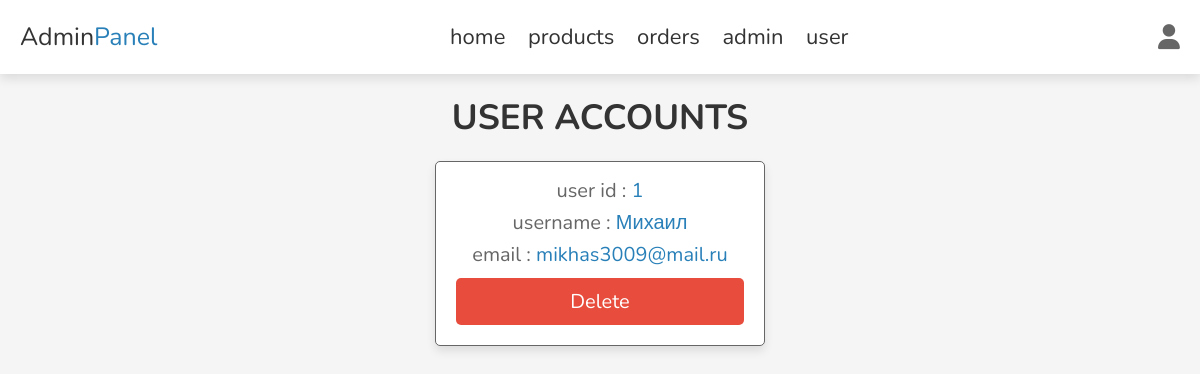
The page /site/users_accounts.php (signed in) on the database its author committed.
### tables this page shows
CREATE TABLE `user` (
  `id` int NOT NULL,
  `name` varchar(20) NOT NULL,
  `email` varchar(50) NOT NULL,
  `password` varchar(50) NOT NULL
);

### site/users_accounts.php (the view, shortened to what this page needs)
<?php
include 'config.php';
?>
<!DOCTYPE html>
<html lang="en">
<head>
   <link rel="stylesheet" href="https://cdnjs.cloudflare.com/ajax/libs/font-awesome/6.1.1/css/all.min.css">
   <link rel="stylesheet" href="css/admin_style.css">
</head>
<body>
<?php include 'admin_header.php' ?>
<section class="accounts">
   <h1 class="heading">user accounts</h1>
   <div class="box-container">
   <?php
      $select_accounts = $conn->prepare("SELECT * FROM `user`");
      $select_accounts->execute();
      if($select_accounts->rowCount() > 0){
         while($fetch_accounts = $select_accounts->fetch(PDO::FETCH_ASSOC)){
   ?>
   <div class="box">
      <p> user id : <span><?= $fetch_accounts['id']; ?></span> </p>
      <p> username : <span><?= $fetch_accounts['name']; ?></span> </p>
      <p> email : <span><?= $fetch_accounts['email']; ?></span> </p>
      <a href="users_accounts.php?delete=<?= $fetch_accounts['id']; ?>" onclick="return confirm('delete this account?')" class="delete-btn">delete</a>
   </div>
   <?php
         }
      }else{
         echo '<p class="empty">no accounts available!</p>';
      }
   ?>
   </div>
</section>
</body>
</html>

### site/css/admin_style.css (style rules this page uses)
:root { --main-color:#2980b9; --red:#e74c3c; --orange:#f39c12; --black:#333; --white:#fff; --light-bg:#f5f5f5; --light-color:#666; --border:.1rem solid var(--light-color); --box-shadow:0 .5rem 1rem rgba(0,0,0,.1); }
* { font-family: 'Nunito', sans-serif; margin:0; padding:0; box-sizing: border-box; outline: none; border:none; text-decoration: none; transition: .2s linear; }
html { font-size: 62.5%; overflow-x: hidden; scroll-behavior: smooth; scroll-padding-top: 7rem; }
body { background: var(--light-bg); }
section { padding:2rem; margin:0 auto; max-width: 1200px; }
.heading { text-align: center; margin-bottom: 2rem; font-size: 3.5rem; color:var(--black); text-transform: uppercase; }
.delete-btn, .option-btn, .btn { display: block; width: 100%; margin-top: 1rem; border-radius: .5rem; padding:1rem 3rem; font-size: 2rem; color:var(--white); cursor: pointer; text-transform: capitalize; text-align: center; }
.delete-btn { background-color: var(--red); }
.accounts .box-container { display: grid; grid-template-columns: repeat(auto-fit, 33rem); gap:1.5rem; align-items: flex-start; justify-content: center; }
.accounts .box-container .box { padding:2rem; padding-top: 1rem; border-radius: .5rem; text-align: center; border:var(--border); background-color: var(--white); box-shadow: var(--box-shadow); }
.accounts .box-container .box p { font-size: 2rem; color:var(--light-color); margin: .5rem 0; }
.accounts .box-container .box p span { color:var(--main-color); }

### rows shown on the page
user: id "1", name "Михаил", email "mikhas3009@mail.ru"
